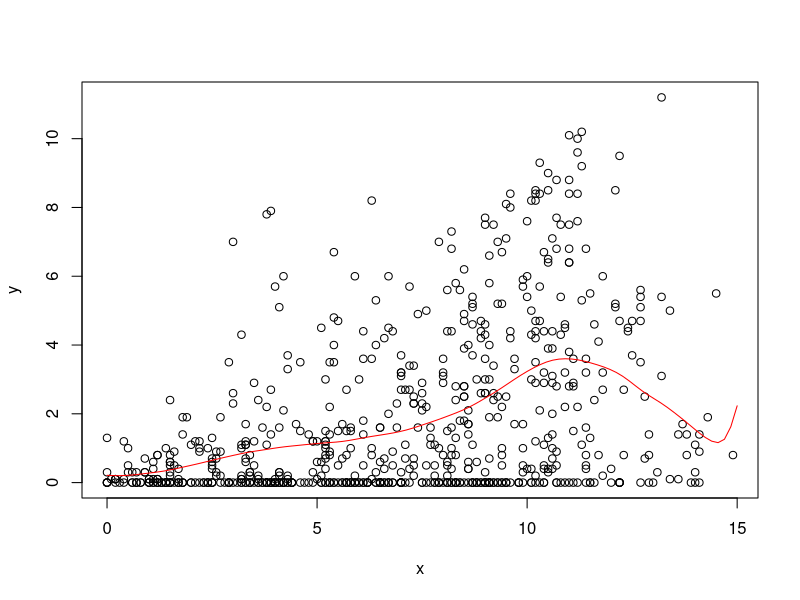
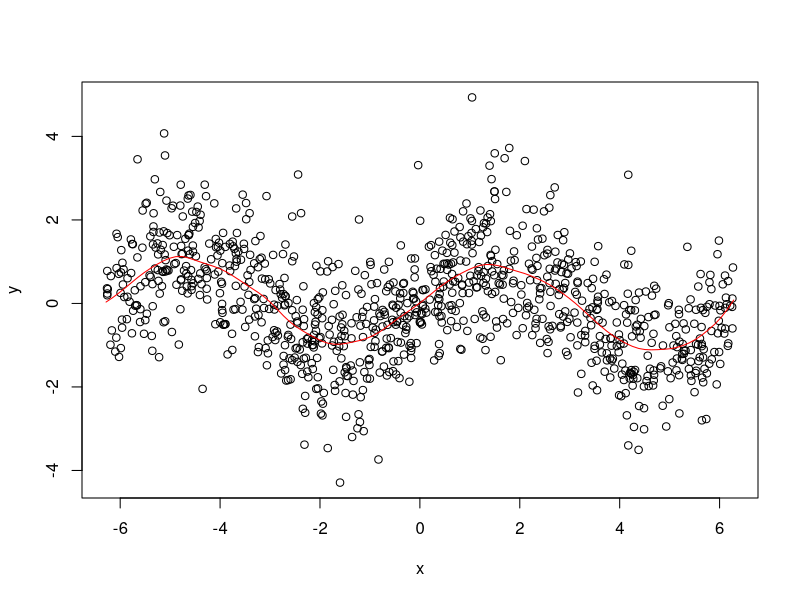

Generate these figures, in order, with R:
## STAT610 - HW5
## Anthony Shin
## Oct 29, 2019


llr = function(x, y, z, omega) {
  fits = sapply(z, compute_f_hat, x, y, omega)
  return(fits)
}


compute_f_hat = function(z, x, y, omega) {
  Wz = make_weight_matrix(z, x, omega)
  X = make_predictor_matrix(x)
  f_hat = c(1, z) %*% solve(t(X) %*% Wz %*% X) %*% t(X) %*% Wz %*% y
  return(f_hat)
}


make_weight_matrix = function(z, x, omega) {
  r = abs(x - z) / omega  # this is a vector of the same length as x
  w = sapply(r, W)  # this is a vector of the same length as x and r
  Wz = diag(w)  # this is a diagonal matrix with elements from w
  return(Wz)
}


W = function(r) {
  if (abs(r) < 1) {
    return((1 - abs(r) ** 3) ** 3)
  } else {
    return(0)
  }
}


make_predictor_matrix = function(x) {
  n = length(x)
  return(cbind(rep(1, n), x))
}


# --- example 1 --- #

# get the data
data(french_fries, package = 'reshape2')
french_fries = na.omit(french_fries)

# input data
x = french_fries$potato
y = french_fries$buttery

# space along which to smooth
z = seq(0, 15, length.out = 100)

# run smoothing
fits = llr(z = z, x = x, y = y, omega = 2)

# plot the data and the smoother
plot(x, y)
lines(z, fits, col = 'red')


# --- example 2 --- #

# noisy sine wave
x = runif(1000, -2 * pi, 2 * pi)
y = sin(x) + rnorm(length(x))

# space along which to smooth
z = seq(-2 * pi, 2 * pi, length.out = 100)

# run smoothing
fits = llr(z = z, x = x, y = y, omega = pi / 3)

# plot the data and the smoother
plot(x, y)
lines(z, fits, col = 'red')


